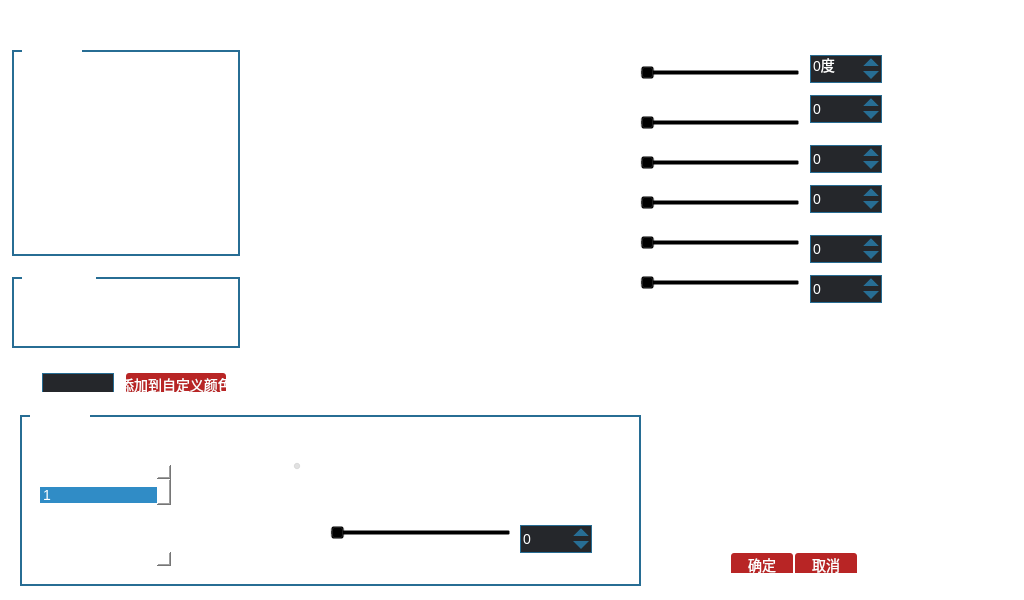
<?xml version="1.0" encoding="UTF-8"?>
<ui version="4.0">
 <class>ColorDialog</class>
 <widget class="QWidget" name="ColorDialog">
  <property name="geometry">
   <rect>
    <x>0</x>
    <y>0</y>
    <width>1024</width>
    <height>600</height>
   </rect>
  </property>
  <property name="windowTitle">
   <string>ColorDialog</string>
  </property>
  <property name="windowIcon">
   <iconset resource="res.qrc">
    <normaloff>:/Image/car.ico</normaloff>:/Image/car.ico</iconset>
  </property>
  <property name="styleSheet">
   <string notr="true">/*主界面样式表*/
QWidget
{
	border:none;
	color:white;
	font-family:微软雅黑;
	font-size:14px;
	outline:0px;
	background:transparent;
}

#topWgt
{
	border-image: url(:/Image/data/images/mainui/bg.png) 4 4 4 4 stretch stretch;
	border-width:4 4 4 4;
}

/*
主体背景
*/
#mainWgt
{
	border-image: url(:/Image/data/images/mainui/main.png) 4 4 4 4 stretch stretch;
	border-width:4 4 4 4;
}
QLineEdit
{
	background:#25272b;
	border:1px solid #276d94;
	padding-left:5px;
}

QGroupBox
{
	border:2px solid #276d94;
	margin-top:10px;
}
QGroupBox::title
{
	left:10px;
	bottom:10px;
}

/*1-按钮开始*/
QPushButton
{
	background:#b82525;
	border-radius:3px;
	padding-top:-2px;
}
QPushButton:hover
{
	background:#d4352d;
}
QPushButton:pressed
{
	background:#ab2922;
}
/*1-按钮结束*/

QSpinBox
{
	border:1px solid #276d94;
	background-color:#25272b;
	min-height: 26px;
	min-width: 70px;
}
QSpinBox::up-arrow
{
	border-left:8px solid #25272b;
	border-right:8px solid #25272b;
	border-bottom:8px solid #276d94;
	width:0px;
	height: 0px;
}
QSpinBox::up-arrow:pressed
{
	border-bottom:9px solid #81c3d7;
}
QSpinBox::up-button
{
	margin-right:4px;
	min-width: 16px;
	min-height: 13px;
	background-color:#25272b;
}
QSpinBox::down-arrow
{
	border-left:8px solid #25272b;
	border-right:8px solid #25272b;
	border-top:8px solid #276d94;
	width:0px;
	height: 0px;
}
QSpinBox::down-arrow:pressed
{
	border-top:9px solid #81c3d7;
}
QSpinBox::down-button
{
	margin-right:4px;
	min-width:16px;
	min-height:13px;
	background-color:#25272b;
}

#m_pCloseBtn
{
	background:transparent;
	border-image: url(:/Image/data/images/mainui/close-H.png);
}

#m_pCloseBtn:hover
{
	border-image: url(:/Image/data/images/mainui/close.png);
}</string>
  </property>
  <layout class="QVBoxLayout" name="verticalLayout">
   <property name="spacing">
    <number>0</number>
   </property>
   <property name="leftMargin">
    <number>0</number>
   </property>
   <property name="topMargin">
    <number>0</number>
   </property>
   <property name="rightMargin">
    <number>0</number>
   </property>
   <property name="bottomMargin">
    <number>0</number>
   </property>
   <item>
    <widget class="QWidget" name="topWgt" native="true">
     <property name="minimumSize">
      <size>
       <width>0</width>
       <height>35</height>
      </size>
     </property>
     <property name="maximumSize">
      <size>
       <width>16777215</width>
       <height>35</height>
      </size>
     </property>
     <widget class="QLabel" name="label_logo">
      <property name="geometry">
       <rect>
        <x>5</x>
        <y>3</y>
        <width>380</width>
        <height>28</height>
       </rect>
      </property>
      <property name="text">
       <string/>
      </property>
      <property name="pixmap">
       <pixmap resource="res.qrc">:/Image/data/images/mainui/logo.png</pixmap>
      </property>
      <property name="scaledContents">
       <bool>true</bool>
      </property>
     </widget>
    </widget>
   </item>
   <item>
    <widget class="QWidget" name="mainWgt" native="true">
     <widget class="QGroupBox" name="basicGroup">
      <property name="geometry">
       <rect>
        <x>12</x>
        <y>5</y>
        <width>228</width>
        <height>216</height>
       </rect>
      </property>
      <property name="title">
       <string>基本颜色</string>
      </property>
      <layout class="QHBoxLayout" name="horizontalLayout">
       <property name="leftMargin">
        <number>5</number>
       </property>
       <property name="topMargin">
        <number>10</number>
       </property>
       <property name="rightMargin">
        <number>5</number>
       </property>
       <property name="bottomMargin">
        <number>1</number>
       </property>
       <item>
        <widget class="BasicColorArea" name="basicColorWgt" native="true">
         <property name="minimumSize">
          <size>
           <width>214</width>
           <height>191</height>
          </size>
         </property>
         <property name="maximumSize">
          <size>
           <width>214</width>
           <height>191</height>
          </size>
         </property>
        </widget>
       </item>
      </layout>
     </widget>
     <widget class="QGroupBox" name="customGroup">
      <property name="geometry">
       <rect>
        <x>12</x>
        <y>232</y>
        <width>228</width>
        <height>81</height>
       </rect>
      </property>
      <property name="title">
       <string>自定义颜色</string>
      </property>
      <layout class="QHBoxLayout" name="horizontalLayout_2">
       <property name="leftMargin">
        <number>5</number>
       </property>
       <property name="topMargin">
        <number>10</number>
       </property>
       <property name="rightMargin">
        <number>5</number>
       </property>
       <property name="bottomMargin">
        <number>5</number>
       </property>
       <item>
        <widget class="CustomColorArea" name="customColorWgt" native="true">
         <property name="minimumSize">
          <size>
           <width>214</width>
           <height>52</height>
          </size>
         </property>
         <property name="maximumSize">
          <size>
           <width>214</width>
           <height>52</height>
          </size>
         </property>
        </widget>
       </item>
      </layout>
     </widget>
     <widget class="QWidget" name="layoutWidget">
      <property name="geometry">
       <rect>
        <x>17</x>
        <y>327</y>
        <width>220</width>
        <height>30</height>
       </rect>
      </property>
      <layout class="QHBoxLayout" name="horizontalLayout_4">
       <property name="spacing">
        <number>12</number>
       </property>
       <item>
        <layout class="QHBoxLayout" name="horizontalLayout_3">
         <property name="spacing">
          <number>2</number>
         </property>
         <item>
          <widget class="QLabel" name="label">
           <property name="minimumSize">
            <size>
             <width>12</width>
             <height>26</height>
            </size>
           </property>
           <property name="maximumSize">
            <size>
             <width>12</width>
             <height>26</height>
            </size>
           </property>
           <property name="text">
            <string>#</string>
           </property>
           <property name="alignment">
            <set>Qt::AlignRight|Qt::AlignTrailing|Qt::AlignVCenter</set>
           </property>
          </widget>
         </item>
         <item>
          <widget class="QLineEdit" name="colorEdit">
           <property name="minimumSize">
            <size>
             <width>72</width>
             <height>26</height>
            </size>
           </property>
           <property name="maximumSize">
            <size>
             <width>72</width>
             <height>26</height>
            </size>
           </property>
          </widget>
         </item>
        </layout>
       </item>
       <item>
        <widget class="QPushButton" name="addCustomColorBtn">
         <property name="minimumSize">
          <size>
           <width>0</width>
           <height>26</height>
          </size>
         </property>
         <property name="maximumSize">
          <size>
           <width>16777215</width>
           <height>26</height>
          </size>
         </property>
         <property name="text">
          <string>添加到自定义颜色</string>
         </property>
        </widget>
       </item>
      </layout>
     </widget>
     <widget class="QWidget" name="layoutWidget1">
      <property name="geometry">
       <rect>
        <x>253</x>
        <y>7</y>
        <width>301</width>
        <height>272</height>
       </rect>
      </property>
      <layout class="QHBoxLayout" name="horizontalLayout_5">
       <property name="spacing">
        <number>9</number>
       </property>
       <item>
        <widget class="SVColorArea" name="svColorWgt" native="true">
         <property name="minimumSize">
          <size>
           <width>256</width>
           <height>256</height>
          </size>
         </property>
         <property name="maximumSize">
          <size>
           <width>256</width>
           <height>256</height>
          </size>
         </property>
        </widget>
       </item>
       <item>
        <widget class="HColorArea" name="hColorWgt" native="true">
         <property name="minimumSize">
          <size>
           <width>34</width>
           <height>270</height>
          </size>
         </property>
         <property name="maximumSize">
          <size>
           <width>34</width>
           <height>270</height>
          </size>
         </property>
        </widget>
       </item>
      </layout>
     </widget>
     <widget class="QWidget" name="layoutWidget2">
      <property name="geometry">
       <rect>
        <x>266</x>
        <y>283</y>
        <width>240</width>
        <height>70</height>
       </rect>
      </property>
      <layout class="QHBoxLayout" name="horizontalLayout_6">
       <item>
        <widget class="QLabel" name="curColorLbl">
         <property name="minimumSize">
          <size>
           <width>30</width>
           <height>40</height>
          </size>
         </property>
         <property name="maximumSize">
          <size>
           <width>30</width>
           <height>40</height>
          </size>
         </property>
         <property name="text">
          <string>当前颜色</string>
         </property>
         <property name="alignment">
          <set>Qt::AlignRight|Qt::AlignTrailing|Qt::AlignVCenter</set>
         </property>
         <property name="wordWrap">
          <bool>true</bool>
         </property>
        </widget>
       </item>
       <item>
        <widget class="PreviewColorArea" name="previewWgt" native="true">
         <property name="minimumSize">
          <size>
           <width>166</width>
           <height>68</height>
          </size>
         </property>
         <property name="maximumSize">
          <size>
           <width>166</width>
           <height>68</height>
          </size>
         </property>
        </widget>
       </item>
       <item>
        <widget class="QLabel" name="newColorLbl">
         <property name="minimumSize">
          <size>
           <width>30</width>
           <height>40</height>
          </size>
         </property>
         <property name="maximumSize">
          <size>
           <width>30</width>
           <height>40</height>
          </size>
         </property>
         <property name="text">
          <string>新的颜色</string>
         </property>
         <property name="alignment">
          <set>Qt::AlignLeading|Qt::AlignLeft|Qt::AlignVCenter</set>
         </property>
         <property name="wordWrap">
          <bool>true</bool>
         </property>
        </widget>
       </item>
      </layout>
     </widget>
     <widget class="QWidget" name="layoutWidget5">
      <property name="geometry">
       <rect>
        <x>720</x>
        <y>507</y>
        <width>138</width>
        <height>31</height>
       </rect>
      </property>
      <layout class="QHBoxLayout" name="horizontalLayout_7">
       <property name="spacing">
        <number>12</number>
       </property>
       <item>
        <widget class="QPushButton" name="okBtn">
         <property name="minimumSize">
          <size>
           <width>62</width>
           <height>26</height>
          </size>
         </property>
         <property name="maximumSize">
          <size>
           <width>62</width>
           <height>26</height>
          </size>
         </property>
         <property name="text">
          <string>确定</string>
         </property>
        </widget>
       </item>
       <item>
        <widget class="QPushButton" name="cancelBtn">
         <property name="minimumSize">
          <size>
           <width>62</width>
           <height>26</height>
          </size>
         </property>
         <property name="maximumSize">
          <size>
           <width>62</width>
           <height>26</height>
          </size>
         </property>
         <property name="text">
          <string>取消</string>
         </property>
        </widget>
       </item>
      </layout>
     </widget>
     <widget class="QSpinBox" name="vSpinBox">
      <property name="geometry">
       <rect>
        <x>810</x>
        <y>110</y>
        <width>72</width>
        <height>28</height>
       </rect>
      </property>
      <property name="minimumSize">
       <size>
        <width>72</width>
        <height>28</height>
       </size>
      </property>
      <property name="maximumSize">
       <size>
        <width>70</width>
        <height>26</height>
       </size>
      </property>
      <property name="accelerated">
       <bool>true</bool>
      </property>
      <property name="maximum">
       <number>255</number>
      </property>
     </widget>
     <widget class="QSlider" name="hSlider_h">
      <property name="geometry">
       <rect>
        <x>640</x>
        <y>30</y>
        <width>160</width>
        <height>16</height>
       </rect>
      </property>
      <property name="maximum">
       <number>360</number>
      </property>
      <property name="orientation">
       <enum>Qt::Horizontal</enum>
      </property>
     </widget>
     <widget class="QSlider" name="hSlider_s">
      <property name="geometry">
       <rect>
        <x>640</x>
        <y>80</y>
        <width>160</width>
        <height>16</height>
       </rect>
      </property>
      <property name="maximum">
       <number>255</number>
      </property>
      <property name="orientation">
       <enum>Qt::Horizontal</enum>
      </property>
     </widget>
     <widget class="QSlider" name="hSlider_v">
      <property name="geometry">
       <rect>
        <x>640</x>
        <y>120</y>
        <width>160</width>
        <height>16</height>
       </rect>
      </property>
      <property name="maximum">
       <number>255</number>
      </property>
      <property name="orientation">
       <enum>Qt::Horizontal</enum>
      </property>
     </widget>
     <widget class="QSlider" name="hSlider_red">
      <property name="geometry">
       <rect>
        <x>640</x>
        <y>160</y>
        <width>160</width>
        <height>16</height>
       </rect>
      </property>
      <property name="maximum">
       <number>255</number>
      </property>
      <property name="orientation">
       <enum>Qt::Horizontal</enum>
      </property>
     </widget>
     <widget class="QSlider" name="hSlider_green">
      <property name="geometry">
       <rect>
        <x>640</x>
        <y>200</y>
        <width>160</width>
        <height>16</height>
       </rect>
      </property>
      <property name="maximum">
       <number>255</number>
      </property>
      <property name="orientation">
       <enum>Qt::Horizontal</enum>
      </property>
     </widget>
     <widget class="QSlider" name="hSlider_blue">
      <property name="geometry">
       <rect>
        <x>640</x>
        <y>240</y>
        <width>160</width>
        <height>16</height>
       </rect>
      </property>
      <property name="styleSheet">
       <string notr="true"/>
      </property>
      <property name="maximum">
       <number>255</number>
      </property>
      <property name="orientation">
       <enum>Qt::Horizontal</enum>
      </property>
     </widget>
     <widget class="QGroupBox" name="groupBox">
      <property name="geometry">
       <rect>
        <x>20</x>
        <y>370</y>
        <width>621</width>
        <height>181</height>
       </rect>
      </property>
      <property name="title">
       <string>LED功能</string>
      </property>
      <widget class="QRadioButton" name="radioBtn_fast">
       <property name="geometry">
        <rect>
         <x>440</x>
         <y>50</y>
         <width>81</width>
         <height>23</height>
        </rect>
       </property>
       <property name="text">
        <string>快闪</string>
       </property>
       <property name="shortcut">
        <string/>
       </property>
      </widget>
      <widget class="QRadioButton" name="radioBtn_slow">
       <property name="geometry">
        <rect>
         <x>360</x>
         <y>50</y>
         <width>81</width>
         <height>23</height>
        </rect>
       </property>
       <property name="text">
        <string>慢闪</string>
       </property>
       <property name="shortcut">
        <string/>
       </property>
      </widget>
      <widget class="QRadioButton" name="radioBtn_gradual">
       <property name="geometry">
        <rect>
         <x>530</x>
         <y>50</y>
         <width>81</width>
         <height>23</height>
        </rect>
       </property>
       <property name="text">
        <string>渐变</string>
       </property>
       <property name="shortcut">
        <string/>
       </property>
      </widget>
      <widget class="QRadioButton" name="radioBtn_off">
       <property name="geometry">
        <rect>
         <x>190</x>
         <y>50</y>
         <width>81</width>
         <height>23</height>
        </rect>
       </property>
       <property name="text">
        <string>熄灭</string>
       </property>
       <property name="shortcut">
        <string/>
       </property>
      </widget>
      <widget class="QLabel" name="label_2">
       <property name="geometry">
        <rect>
         <x>200</x>
         <y>120</y>
         <width>91</width>
         <height>17</height>
        </rect>
       </property>
       <property name="text">
        <string>LED亮度等级</string>
       </property>
      </widget>
      <widget class="QSlider" name="hSlider_level">
       <property name="geometry">
        <rect>
         <x>310</x>
         <y>120</y>
         <width>181</width>
         <height>16</height>
        </rect>
       </property>
       <property name="maximum">
        <number>20</number>
       </property>
       <property name="pageStep">
        <number>1</number>
       </property>
       <property name="orientation">
        <enum>Qt::Horizontal</enum>
       </property>
      </widget>
      <widget class="QSpinBox" name="spinBox">
       <property name="geometry">
        <rect>
         <x>500</x>
         <y>120</y>
         <width>72</width>
         <height>28</height>
        </rect>
       </property>
       <property name="maximum">
        <number>20</number>
       </property>
      </widget>
      <widget class="QRadioButton" name="radioBtn_on">
       <property name="geometry">
        <rect>
         <x>270</x>
         <y>50</y>
         <width>81</width>
         <height>23</height>
        </rect>
       </property>
       <property name="text">
        <string>常亮</string>
       </property>
       <property name="shortcut">
        <string/>
       </property>
       <property name="checked">
        <bool>true</bool>
       </property>
      </widget>
      <widget class="QListWidget" name="listWdt_id">
       <property name="geometry">
        <rect>
         <x>20</x>
         <y>60</y>
         <width>131</width>
         <height>101</height>
        </rect>
       </property>
       <property name="selectionMode">
        <enum>QAbstractItemView::MultiSelection</enum>
       </property>
       <property name="currentRow">
        <number>1</number>
       </property>
       <item>
        <property name="text">
         <string>全选</string>
        </property>
       </item>
       <item>
        <property name="text">
         <string>1</string>
        </property>
       </item>
       <item>
        <property name="text">
         <string>2</string>
        </property>
       </item>
       <item>
        <property name="text">
         <string>3</string>
        </property>
       </item>
       <item>
        <property name="text">
         <string>4</string>
        </property>
       </item>
       <item>
        <property name="text">
         <string>5</string>
        </property>
       </item>
       <item>
        <property name="text">
         <string>6</string>
        </property>
       </item>
       <item>
        <property name="text">
         <string>7</string>
        </property>
       </item>
       <item>
        <property name="text">
         <string>8</string>
        </property>
       </item>
       <item>
        <property name="text">
         <string>9</string>
        </property>
       </item>
       <item>
        <property name="text">
         <string>10</string>
        </property>
       </item>
       <item>
        <property name="text">
         <string>11</string>
        </property>
       </item>
       <item>
        <property name="text">
         <string>12</string>
        </property>
       </item>
       <item>
        <property name="text">
         <string>13</string>
        </property>
       </item>
       <item>
        <property name="text">
         <string>14</string>
        </property>
       </item>
       <item>
        <property name="text">
         <string>15</string>
        </property>
       </item>
       <item>
        <property name="text">
         <string>16</string>
        </property>
       </item>
       <item>
        <property name="text">
         <string>17</string>
        </property>
       </item>
       <item>
        <property name="text">
         <string>18</string>
        </property>
       </item>
       <item>
        <property name="text">
         <string>19</string>
        </property>
       </item>
       <item>
        <property name="text">
         <string>20</string>
        </property>
       </item>
       <item>
        <property name="text">
         <string>21</string>
        </property>
       </item>
       <item>
        <property name="text">
         <string>22</string>
        </property>
       </item>
       <item>
        <property name="text">
         <string>23</string>
        </property>
       </item>
       <item>
        <property name="text">
         <string>24</string>
        </property>
       </item>
      </widget>
      <widget class="QLabel" name="label_3">
       <property name="geometry">
        <rect>
         <x>20</x>
         <y>30</y>
         <width>67</width>
         <height>17</height>
        </rect>
       </property>
       <property name="text">
        <string>LED编号</string>
       </property>
      </widget>
     </widget>
     <widget class="QLabel" name="bLabel">
      <property name="geometry">
       <rect>
        <x>559</x>
        <y>235</y>
        <width>66</width>
        <height>26</height>
       </rect>
      </property>
      <property name="minimumSize">
       <size>
        <width>66</width>
        <height>26</height>
       </size>
      </property>
      <property name="maximumSize">
       <size>
        <width>66</width>
        <height>26</height>
       </size>
      </property>
      <property name="text">
       <string>蓝(B):</string>
      </property>
      <property name="scaledContents">
       <bool>false</bool>
      </property>
      <property name="alignment">
       <set>Qt::AlignRight|Qt::AlignTrailing|Qt::AlignVCenter</set>
      </property>
     </widget>
     <widget class="QSpinBox" name="bSpinBox">
      <property name="geometry">
       <rect>
        <x>810</x>
        <y>240</y>
        <width>72</width>
        <height>28</height>
       </rect>
      </property>
      <property name="minimumSize">
       <size>
        <width>72</width>
        <height>28</height>
       </size>
      </property>
      <property name="maximumSize">
       <size>
        <width>70</width>
        <height>26</height>
       </size>
      </property>
      <property name="accelerated">
       <bool>true</bool>
      </property>
      <property name="maximum">
       <number>255</number>
      </property>
     </widget>
     <widget class="QLabel" name="rLabel">
      <property name="geometry">
       <rect>
        <x>559</x>
        <y>155</y>
        <width>66</width>
        <height>26</height>
       </rect>
      </property>
      <property name="minimumSize">
       <size>
        <width>66</width>
        <height>26</height>
       </size>
      </property>
      <property name="maximumSize">
       <size>
        <width>66</width>
        <height>26</height>
       </size>
      </property>
      <property name="text">
       <string>红(R):</string>
      </property>
      <property name="scaledContents">
       <bool>false</bool>
      </property>
      <property name="alignment">
       <set>Qt::AlignRight|Qt::AlignTrailing|Qt::AlignVCenter</set>
      </property>
     </widget>
     <widget class="QSpinBox" name="rSpinBox">
      <property name="geometry">
       <rect>
        <x>810</x>
        <y>150</y>
        <width>72</width>
        <height>28</height>
       </rect>
      </property>
      <property name="minimumSize">
       <size>
        <width>72</width>
        <height>28</height>
       </size>
      </property>
      <property name="maximumSize">
       <size>
        <width>70</width>
        <height>26</height>
       </size>
      </property>
      <property name="accelerated">
       <bool>true</bool>
      </property>
      <property name="maximum">
       <number>255</number>
      </property>
     </widget>
     <widget class="QSpinBox" name="gSpinBox">
      <property name="geometry">
       <rect>
        <x>810</x>
        <y>200</y>
        <width>72</width>
        <height>28</height>
       </rect>
      </property>
      <property name="minimumSize">
       <size>
        <width>72</width>
        <height>28</height>
       </size>
      </property>
      <property name="maximumSize">
       <size>
        <width>70</width>
        <height>26</height>
       </size>
      </property>
      <property name="accelerated">
       <bool>true</bool>
      </property>
      <property name="maximum">
       <number>255</number>
      </property>
     </widget>
     <widget class="QLabel" name="gLabel">
      <property name="geometry">
       <rect>
        <x>559</x>
        <y>195</y>
        <width>66</width>
        <height>26</height>
       </rect>
      </property>
      <property name="minimumSize">
       <size>
        <width>66</width>
        <height>26</height>
       </size>
      </property>
      <property name="maximumSize">
       <size>
        <width>66</width>
        <height>26</height>
       </size>
      </property>
      <property name="text">
       <string>绿(G):</string>
      </property>
      <property name="scaledContents">
       <bool>false</bool>
      </property>
      <property name="alignment">
       <set>Qt::AlignRight|Qt::AlignTrailing|Qt::AlignVCenter</set>
      </property>
     </widget>
     <widget class="QSpinBox" name="hSpinBox">
      <property name="geometry">
       <rect>
        <x>810</x>
        <y>20</y>
        <width>72</width>
        <height>28</height>
       </rect>
      </property>
      <property name="minimumSize">
       <size>
        <width>72</width>
        <height>28</height>
       </size>
      </property>
      <property name="maximumSize">
       <size>
        <width>70</width>
        <height>26</height>
       </size>
      </property>
      <property name="accelerated">
       <bool>true</bool>
      </property>
      <property name="suffix">
       <string>度</string>
      </property>
      <property name="maximum">
       <number>360</number>
      </property>
     </widget>
     <widget class="QLabel" name="sLabel">
      <property name="geometry">
       <rect>
        <x>558</x>
        <y>67</y>
        <width>66</width>
        <height>26</height>
       </rect>
      </property>
      <property name="minimumSize">
       <size>
        <width>66</width>
        <height>26</height>
       </size>
      </property>
      <property name="maximumSize">
       <size>
        <width>66</width>
        <height>26</height>
       </size>
      </property>
      <property name="text">
       <string>饱和度(S):</string>
      </property>
      <property name="scaledContents">
       <bool>false</bool>
      </property>
      <property name="alignment">
       <set>Qt::AlignRight|Qt::AlignTrailing|Qt::AlignVCenter</set>
      </property>
     </widget>
     <widget class="QSpinBox" name="sSpinBox">
      <property name="geometry">
       <rect>
        <x>810</x>
        <y>60</y>
        <width>72</width>
        <height>28</height>
       </rect>
      </property>
      <property name="minimumSize">
       <size>
        <width>72</width>
        <height>28</height>
       </size>
      </property>
      <property name="maximumSize">
       <size>
        <width>70</width>
        <height>26</height>
       </size>
      </property>
      <property name="accelerated">
       <bool>true</bool>
      </property>
      <property name="maximum">
       <number>255</number>
      </property>
     </widget>
     <widget class="QLabel" name="hLabel">
      <property name="geometry">
       <rect>
        <x>558</x>
        <y>27</y>
        <width>66</width>
        <height>26</height>
       </rect>
      </property>
      <property name="minimumSize">
       <size>
        <width>66</width>
        <height>26</height>
       </size>
      </property>
      <property name="maximumSize">
       <size>
        <width>66</width>
        <height>26</height>
       </size>
      </property>
      <property name="text">
       <string>色调(H):</string>
      </property>
      <property name="scaledContents">
       <bool>false</bool>
      </property>
      <property name="alignment">
       <set>Qt::AlignRight|Qt::AlignTrailing|Qt::AlignVCenter</set>
      </property>
     </widget>
     <widget class="QLabel" name="vLabel">
      <property name="geometry">
       <rect>
        <x>558</x>
        <y>106</y>
        <width>66</width>
        <height>26</height>
       </rect>
      </property>
      <property name="minimumSize">
       <size>
        <width>66</width>
        <height>26</height>
       </size>
      </property>
      <property name="maximumSize">
       <size>
        <width>66</width>
        <height>26</height>
       </size>
      </property>
      <property name="text">
       <string>亮度(V):</string>
      </property>
      <property name="scaledContents">
       <bool>false</bool>
      </property>
      <property name="alignment">
       <set>Qt::AlignRight|Qt::AlignTrailing|Qt::AlignVCenter</set>
      </property>
     </widget>
    </widget>
   </item>
  </layout>
 </widget>
 <layoutdefault spacing="6" margin="11"/>
 <customwidgets>
  <customwidget>
   <class>BasicColorArea</class>
   <extends>QWidget</extends>
   <header>BasicColorArea.h</header>
   <container>1</container>
  </customwidget>
  <customwidget>
   <class>CustomColorArea</class>
   <extends>QWidget</extends>
   <header>CustomColorArea.h</header>
   <container>1</container>
  </customwidget>
  <customwidget>
   <class>SVColorArea</class>
   <extends>QWidget</extends>
   <header>SVColorArea.h</header>
   <container>1</container>
  </customwidget>
  <customwidget>
   <class>HColorArea</class>
   <extends>QWidget</extends>
   <header>HColorArea.h</header>
   <container>1</container>
  </customwidget>
  <customwidget>
   <class>PreviewColorArea</class>
   <extends>QWidget</extends>
   <header>PreviewColorArea.h</header>
   <container>1</container>
  </customwidget>
 </customwidgets>
 <resources>
  <include location="res.qrc"/>
 </resources>
 <connections>
  <connection>
   <sender>hSlider_level</sender>
   <signal>valueChanged(int)</signal>
   <receiver>spinBox</receiver>
   <slot>setValue(int)</slot>
   <hints>
    <hint type="sourcelabel">
     <x>462</x>
     <y>497</y>
    </hint>
    <hint type="destinationlabel">
     <x>539</x>
     <y>493</y>
    </hint>
   </hints>
  </connection>
  <connection>
   <sender>spinBox</sender>
   <signal>valueChanged(int)</signal>
   <receiver>hSlider_level</receiver>
   <slot>setValue(int)</slot>
   <hints>
    <hint type="sourcelabel">
     <x>549</x>
     <y>475</y>
    </hint>
    <hint type="destinationlabel">
     <x>457</x>
     <y>499</y>
    </hint>
   </hints>
  </connection>
 </connections>
</ui>
